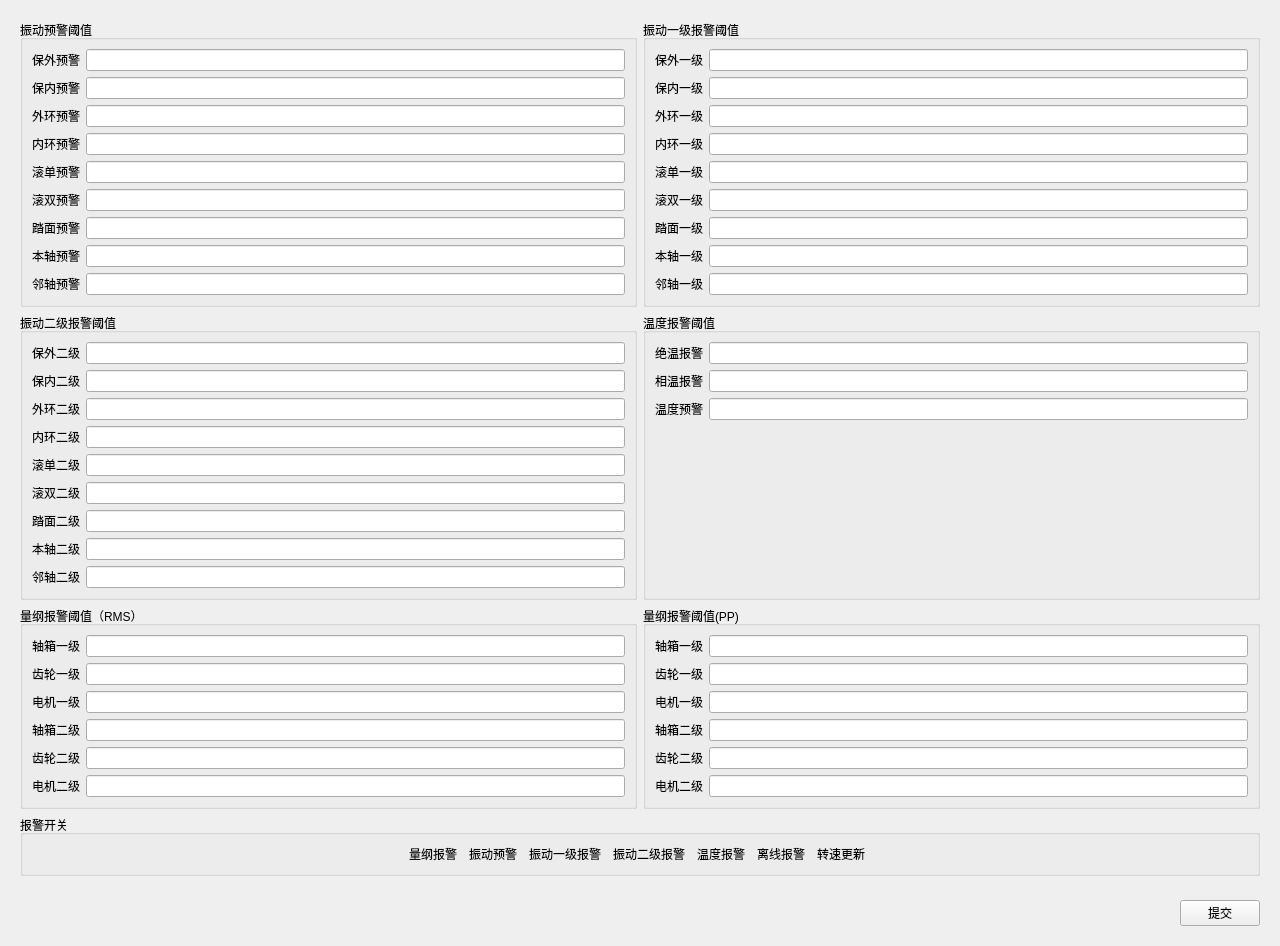
<?xml version="1.0" encoding="UTF-8"?>
<ui version="4.0">
 <class>FrmRMAlarmLimit</class>
 <widget class="QWidget" name="FrmRMAlarmLimit">
  <property name="geometry">
   <rect>
    <x>0</x>
    <y>0</y>
    <width>1280</width>
    <height>897</height>
   </rect>
  </property>
  <property name="windowTitle">
   <string>Form</string>
  </property>
  <layout class="QVBoxLayout" name="verticalLayout">
   <item>
    <widget class="QWidget" name="widget" native="true">
     <layout class="QGridLayout" name="gridLayout_5">
      <item row="1" column="0">
       <widget class="QGroupBox" name="gbox_vibsecond">
        <property name="title">
         <string>振动二级报警阈值</string>
        </property>
        <layout class="QGridLayout" name="gridLayout_2">
         <item row="0" column="0">
          <widget class="QLabel" name="lab_baowaisecond">
           <property name="sizePolicy">
            <sizepolicy hsizetype="Fixed" vsizetype="Preferred">
             <horstretch>0</horstretch>
             <verstretch>0</verstretch>
            </sizepolicy>
           </property>
           <property name="text">
            <string>保外二级</string>
           </property>
          </widget>
         </item>
         <item row="0" column="1">
          <widget class="QLineEdit" name="txt_baowaisecond">
           <property name="sizePolicy">
            <sizepolicy hsizetype="Preferred" vsizetype="Fixed">
             <horstretch>0</horstretch>
             <verstretch>0</verstretch>
            </sizepolicy>
           </property>
          </widget>
         </item>
         <item row="1" column="0">
          <widget class="QLabel" name="lab_baoneisecond">
           <property name="text">
            <string>保内二级</string>
           </property>
          </widget>
         </item>
         <item row="1" column="1">
          <widget class="QLineEdit" name="txt_baoneisecond">
           <property name="sizePolicy">
            <sizepolicy hsizetype="Preferred" vsizetype="Fixed">
             <horstretch>0</horstretch>
             <verstretch>0</verstretch>
            </sizepolicy>
           </property>
          </widget>
         </item>
         <item row="2" column="0">
          <widget class="QLabel" name="lab_waihuansecond">
           <property name="text">
            <string>外环二级</string>
           </property>
          </widget>
         </item>
         <item row="2" column="1">
          <widget class="QLineEdit" name="txt_waihuansecond">
           <property name="sizePolicy">
            <sizepolicy hsizetype="Preferred" vsizetype="Fixed">
             <horstretch>0</horstretch>
             <verstretch>0</verstretch>
            </sizepolicy>
           </property>
          </widget>
         </item>
         <item row="3" column="0">
          <widget class="QLabel" name="lab_neihuansecond">
           <property name="text">
            <string>内环二级</string>
           </property>
          </widget>
         </item>
         <item row="3" column="1">
          <widget class="QLineEdit" name="txt_neihuansecond">
           <property name="sizePolicy">
            <sizepolicy hsizetype="Preferred" vsizetype="Fixed">
             <horstretch>0</horstretch>
             <verstretch>0</verstretch>
            </sizepolicy>
           </property>
          </widget>
         </item>
         <item row="4" column="0">
          <widget class="QLabel" name="lab_gundansecond">
           <property name="text">
            <string>滚单二级</string>
           </property>
          </widget>
         </item>
         <item row="4" column="1">
          <widget class="QLineEdit" name="txt_gundansecond">
           <property name="sizePolicy">
            <sizepolicy hsizetype="Preferred" vsizetype="Fixed">
             <horstretch>0</horstretch>
             <verstretch>0</verstretch>
            </sizepolicy>
           </property>
          </widget>
         </item>
         <item row="5" column="0">
          <widget class="QLabel" name="lab_gunshuangsecond">
           <property name="text">
            <string>滚双二级</string>
           </property>
          </widget>
         </item>
         <item row="5" column="1">
          <widget class="QLineEdit" name="txt_gunshuangsecond">
           <property name="sizePolicy">
            <sizepolicy hsizetype="Preferred" vsizetype="Fixed">
             <horstretch>0</horstretch>
             <verstretch>0</verstretch>
            </sizepolicy>
           </property>
          </widget>
         </item>
         <item row="6" column="0">
          <widget class="QLabel" name="lab_tamiansecond">
           <property name="text">
            <string>踏面二级</string>
           </property>
          </widget>
         </item>
         <item row="6" column="1">
          <widget class="QLineEdit" name="txt_tamiansecond">
           <property name="sizePolicy">
            <sizepolicy hsizetype="Preferred" vsizetype="Fixed">
             <horstretch>0</horstretch>
             <verstretch>0</verstretch>
            </sizepolicy>
           </property>
          </widget>
         </item>
         <item row="7" column="0">
          <widget class="QLabel" name="lab_benzhousecond">
           <property name="text">
            <string>本轴二级</string>
           </property>
          </widget>
         </item>
         <item row="7" column="1">
          <widget class="QLineEdit" name="txt_benzhousecond">
           <property name="sizePolicy">
            <sizepolicy hsizetype="Preferred" vsizetype="Fixed">
             <horstretch>0</horstretch>
             <verstretch>0</verstretch>
            </sizepolicy>
           </property>
          </widget>
         </item>
         <item row="8" column="0">
          <widget class="QLabel" name="lab_linzhousecond">
           <property name="text">
            <string>邻轴二级</string>
           </property>
          </widget>
         </item>
         <item row="8" column="1">
          <widget class="QLineEdit" name="txt_linzhousecond">
           <property name="sizePolicy">
            <sizepolicy hsizetype="Preferred" vsizetype="Fixed">
             <horstretch>0</horstretch>
             <verstretch>0</verstretch>
            </sizepolicy>
           </property>
          </widget>
         </item>
        </layout>
       </widget>
      </item>
      <item row="5" column="0" colspan="2">
       <widget class="QGroupBox" name="gbox_alarmswitch">
        <property name="title">
         <string>报警开关</string>
        </property>
        <layout class="QHBoxLayout" name="horizontalLayout_2">
         <item>
          <spacer name="horizontalSpacer_3">
           <property name="orientation">
            <enum>Qt::Horizontal</enum>
           </property>
           <property name="sizeHint" stdset="0">
            <size>
             <width>40</width>
             <height>20</height>
            </size>
           </property>
          </spacer>
         </item>
         <item>
          <widget class="QLabel" name="lab_usedimensional">
           <property name="text">
            <string>量纲报警</string>
           </property>
          </widget>
         </item>
         <item>
          <widget class="ToggleSwitch" name="widget_usedimensional" native="true"/>
         </item>
         <item>
          <widget class="QLabel" name="lab_usevibwarning">
           <property name="text">
            <string>振动预警</string>
           </property>
          </widget>
         </item>
         <item>
          <widget class="ToggleSwitch" name="widget_usevibwarning" native="true"/>
         </item>
         <item>
          <widget class="QLabel" name="lab_usevibfirst">
           <property name="text">
            <string>振动一级报警</string>
           </property>
          </widget>
         </item>
         <item>
          <widget class="ToggleSwitch" name="widget_usevibfirst" native="true"/>
         </item>
         <item>
          <widget class="QLabel" name="lab_usevibsecond">
           <property name="text">
            <string>振动二级报警</string>
           </property>
          </widget>
         </item>
         <item>
          <widget class="ToggleSwitch" name="widget_usevibsecond" native="true"/>
         </item>
         <item>
          <widget class="QLabel" name="lab_usetem">
           <property name="text">
            <string>温度报警</string>
           </property>
          </widget>
         </item>
         <item>
          <widget class="ToggleSwitch" name="widget_usetem" native="true"/>
         </item>
         <item>
          <widget class="QLabel" name="lab_useoffline">
           <property name="text">
            <string>离线报警</string>
           </property>
          </widget>
         </item>
         <item>
          <widget class="ToggleSwitch" name="widget_useoffline" native="true"/>
         </item>
         <item>
          <widget class="QLabel" name="lab_useexternalspeed">
           <property name="text">
            <string>转速更新</string>
           </property>
          </widget>
         </item>
         <item>
          <widget class="ToggleSwitch" name="widget_useexternalspeed" native="true"/>
         </item>
         <item>
          <spacer name="horizontalSpacer_2">
           <property name="orientation">
            <enum>Qt::Horizontal</enum>
           </property>
           <property name="sizeHint" stdset="0">
            <size>
             <width>40</width>
             <height>20</height>
            </size>
           </property>
          </spacer>
         </item>
        </layout>
       </widget>
      </item>
      <item row="1" column="1">
       <widget class="QGroupBox" name="gbox_tem">
        <property name="title">
         <string>温度报警阈值</string>
        </property>
        <layout class="QGridLayout" name="gridLayout_4">
         <item row="1" column="1">
          <widget class="QLineEdit" name="txt_relativetem">
           <property name="sizePolicy">
            <sizepolicy hsizetype="Preferred" vsizetype="Fixed">
             <horstretch>0</horstretch>
             <verstretch>0</verstretch>
            </sizepolicy>
           </property>
          </widget>
         </item>
         <item row="2" column="1">
          <widget class="QLineEdit" name="txt_temwarning">
           <property name="sizePolicy">
            <sizepolicy hsizetype="Preferred" vsizetype="Fixed">
             <horstretch>0</horstretch>
             <verstretch>0</verstretch>
            </sizepolicy>
           </property>
          </widget>
         </item>
         <item row="2" column="0">
          <widget class="QLabel" name="lab_temwarning">
           <property name="text">
            <string>温度预警</string>
           </property>
          </widget>
         </item>
         <item row="0" column="0">
          <widget class="QLabel" name="lab_absolutetem">
           <property name="sizePolicy">
            <sizepolicy hsizetype="Fixed" vsizetype="Preferred">
             <horstretch>0</horstretch>
             <verstretch>0</verstretch>
            </sizepolicy>
           </property>
           <property name="text">
            <string>绝温报警</string>
           </property>
          </widget>
         </item>
         <item row="1" column="0">
          <widget class="QLabel" name="lab_relativetem">
           <property name="text">
            <string>相温报警</string>
           </property>
          </widget>
         </item>
         <item row="0" column="1">
          <widget class="QLineEdit" name="txt_absolutetem">
           <property name="sizePolicy">
            <sizepolicy hsizetype="Preferred" vsizetype="Fixed">
             <horstretch>0</horstretch>
             <verstretch>0</verstretch>
            </sizepolicy>
           </property>
          </widget>
         </item>
         <item row="3" column="1">
          <spacer name="verticalSpacer_2">
           <property name="orientation">
            <enum>Qt::Vertical</enum>
           </property>
           <property name="sizeHint" stdset="0">
            <size>
             <width>20</width>
             <height>40</height>
            </size>
           </property>
          </spacer>
         </item>
        </layout>
       </widget>
      </item>
      <item row="0" column="1">
       <widget class="QGroupBox" name="gbox_vibfirst">
        <property name="title">
         <string>振动一级报警阈值</string>
        </property>
        <layout class="QGridLayout" name="gridLayout_3">
         <item row="6" column="0">
          <widget class="QLabel" name="lab_tamianfirst">
           <property name="sizePolicy">
            <sizepolicy hsizetype="Fixed" vsizetype="Preferred">
             <horstretch>0</horstretch>
             <verstretch>0</verstretch>
            </sizepolicy>
           </property>
           <property name="text">
            <string>踏面一级</string>
           </property>
          </widget>
         </item>
         <item row="6" column="1" colspan="2">
          <widget class="QLineEdit" name="txt_tamianfirst">
           <property name="sizePolicy">
            <sizepolicy hsizetype="Preferred" vsizetype="Fixed">
             <horstretch>0</horstretch>
             <verstretch>0</verstretch>
            </sizepolicy>
           </property>
          </widget>
         </item>
         <item row="7" column="0">
          <widget class="QLabel" name="lab_benzhoufirst">
           <property name="text">
            <string>本轴一级</string>
           </property>
          </widget>
         </item>
         <item row="7" column="1" colspan="2">
          <widget class="QLineEdit" name="txt_benzhoufirst">
           <property name="sizePolicy">
            <sizepolicy hsizetype="Preferred" vsizetype="Fixed">
             <horstretch>0</horstretch>
             <verstretch>0</verstretch>
            </sizepolicy>
           </property>
          </widget>
         </item>
         <item row="8" column="0">
          <widget class="QLabel" name="lab_linzhoufirst">
           <property name="text">
            <string>邻轴一级</string>
           </property>
          </widget>
         </item>
         <item row="8" column="1" colspan="2">
          <widget class="QLineEdit" name="txt_linzhoufirst">
           <property name="sizePolicy">
            <sizepolicy hsizetype="Preferred" vsizetype="Fixed">
             <horstretch>0</horstretch>
             <verstretch>0</verstretch>
            </sizepolicy>
           </property>
          </widget>
         </item>
         <item row="1" column="0">
          <widget class="QLabel" name="lab_baoneifirst">
           <property name="text">
            <string>保内一级</string>
           </property>
          </widget>
         </item>
         <item row="2" column="0">
          <widget class="QLabel" name="lab_waihuanfirst">
           <property name="text">
            <string>外环一级</string>
           </property>
          </widget>
         </item>
         <item row="3" column="0">
          <widget class="QLabel" name="lab_neihuanfirst">
           <property name="text">
            <string>内环一级</string>
           </property>
          </widget>
         </item>
         <item row="4" column="0">
          <widget class="QLabel" name="lab_gundanfirst">
           <property name="text">
            <string>滚单一级</string>
           </property>
          </widget>
         </item>
         <item row="5" column="0">
          <widget class="QLabel" name="lab_gunshuangfirst">
           <property name="text">
            <string>滚双一级</string>
           </property>
          </widget>
         </item>
         <item row="5" column="1" colspan="2">
          <widget class="QLineEdit" name="txt_gunshuangfirst">
           <property name="sizePolicy">
            <sizepolicy hsizetype="Preferred" vsizetype="Fixed">
             <horstretch>0</horstretch>
             <verstretch>0</verstretch>
            </sizepolicy>
           </property>
          </widget>
         </item>
         <item row="4" column="1" colspan="2">
          <widget class="QLineEdit" name="txt_gundanfirst">
           <property name="sizePolicy">
            <sizepolicy hsizetype="Preferred" vsizetype="Fixed">
             <horstretch>0</horstretch>
             <verstretch>0</verstretch>
            </sizepolicy>
           </property>
          </widget>
         </item>
         <item row="2" column="1" colspan="2">
          <widget class="QLineEdit" name="txt_waihuanfirst">
           <property name="sizePolicy">
            <sizepolicy hsizetype="Preferred" vsizetype="Fixed">
             <horstretch>0</horstretch>
             <verstretch>0</verstretch>
            </sizepolicy>
           </property>
          </widget>
         </item>
         <item row="3" column="1" colspan="2">
          <widget class="QLineEdit" name="txt_neihuanfirst">
           <property name="sizePolicy">
            <sizepolicy hsizetype="Preferred" vsizetype="Fixed">
             <horstretch>0</horstretch>
             <verstretch>0</verstretch>
            </sizepolicy>
           </property>
          </widget>
         </item>
         <item row="1" column="1" colspan="2">
          <widget class="QLineEdit" name="txt_baoneifirst">
           <property name="sizePolicy">
            <sizepolicy hsizetype="Preferred" vsizetype="Fixed">
             <horstretch>0</horstretch>
             <verstretch>0</verstretch>
            </sizepolicy>
           </property>
          </widget>
         </item>
         <item row="0" column="0">
          <widget class="QLabel" name="lab_baowaifirst">
           <property name="sizePolicy">
            <sizepolicy hsizetype="Fixed" vsizetype="Preferred">
             <horstretch>0</horstretch>
             <verstretch>0</verstretch>
            </sizepolicy>
           </property>
           <property name="text">
            <string>保外一级</string>
           </property>
          </widget>
         </item>
         <item row="0" column="1" colspan="2">
          <widget class="QLineEdit" name="txt_baowaifirst">
           <property name="sizePolicy">
            <sizepolicy hsizetype="Preferred" vsizetype="Fixed">
             <horstretch>0</horstretch>
             <verstretch>0</verstretch>
            </sizepolicy>
           </property>
          </widget>
         </item>
        </layout>
       </widget>
      </item>
      <item row="0" column="0">
       <widget class="QGroupBox" name="gbox_vibwarning">
        <property name="title">
         <string>振动预警阈值</string>
        </property>
        <layout class="QGridLayout" name="gridLayout">
         <item row="0" column="0">
          <widget class="QLabel" name="lab_baowaiwarning">
           <property name="sizePolicy">
            <sizepolicy hsizetype="Fixed" vsizetype="Preferred">
             <horstretch>0</horstretch>
             <verstretch>0</verstretch>
            </sizepolicy>
           </property>
           <property name="text">
            <string>保外预警</string>
           </property>
          </widget>
         </item>
         <item row="0" column="1">
          <widget class="QLineEdit" name="txt_baowaiwarning">
           <property name="sizePolicy">
            <sizepolicy hsizetype="Preferred" vsizetype="Fixed">
             <horstretch>0</horstretch>
             <verstretch>0</verstretch>
            </sizepolicy>
           </property>
          </widget>
         </item>
         <item row="1" column="0">
          <widget class="QLabel" name="lab_baoneiwaring">
           <property name="text">
            <string>保内预警</string>
           </property>
          </widget>
         </item>
         <item row="1" column="1">
          <widget class="QLineEdit" name="txt_baoneiwaring">
           <property name="sizePolicy">
            <sizepolicy hsizetype="Preferred" vsizetype="Fixed">
             <horstretch>0</horstretch>
             <verstretch>0</verstretch>
            </sizepolicy>
           </property>
          </widget>
         </item>
         <item row="2" column="0">
          <widget class="QLabel" name="lab_waihuanwarning">
           <property name="text">
            <string>外环预警</string>
           </property>
          </widget>
         </item>
         <item row="2" column="1">
          <widget class="QLineEdit" name="txt_waihuanwarning">
           <property name="sizePolicy">
            <sizepolicy hsizetype="Preferred" vsizetype="Fixed">
             <horstretch>0</horstretch>
             <verstretch>0</verstretch>
            </sizepolicy>
           </property>
          </widget>
         </item>
         <item row="3" column="0">
          <widget class="QLabel" name="lab_neihuanwarning">
           <property name="text">
            <string>内环预警</string>
           </property>
          </widget>
         </item>
         <item row="3" column="1">
          <widget class="QLineEdit" name="txt_neihuanwarning">
           <property name="sizePolicy">
            <sizepolicy hsizetype="Preferred" vsizetype="Fixed">
             <horstretch>0</horstretch>
             <verstretch>0</verstretch>
            </sizepolicy>
           </property>
          </widget>
         </item>
         <item row="4" column="0">
          <widget class="QLabel" name="lab_gundanwarning">
           <property name="text">
            <string>滚单预警</string>
           </property>
          </widget>
         </item>
         <item row="4" column="1">
          <widget class="QLineEdit" name="txt_gundanwarning">
           <property name="sizePolicy">
            <sizepolicy hsizetype="Preferred" vsizetype="Fixed">
             <horstretch>0</horstretch>
             <verstretch>0</verstretch>
            </sizepolicy>
           </property>
          </widget>
         </item>
         <item row="5" column="0">
          <widget class="QLabel" name="lab_gunshuangwarning">
           <property name="text">
            <string>滚双预警</string>
           </property>
          </widget>
         </item>
         <item row="5" column="1">
          <widget class="QLineEdit" name="txt_gunshuangwarning">
           <property name="sizePolicy">
            <sizepolicy hsizetype="Preferred" vsizetype="Fixed">
             <horstretch>0</horstretch>
             <verstretch>0</verstretch>
            </sizepolicy>
           </property>
          </widget>
         </item>
         <item row="6" column="0">
          <widget class="QLabel" name="lab_tamianwarning">
           <property name="text">
            <string>踏面预警</string>
           </property>
          </widget>
         </item>
         <item row="6" column="1">
          <widget class="QLineEdit" name="txt_tamianwarning">
           <property name="sizePolicy">
            <sizepolicy hsizetype="Preferred" vsizetype="Fixed">
             <horstretch>0</horstretch>
             <verstretch>0</verstretch>
            </sizepolicy>
           </property>
          </widget>
         </item>
         <item row="7" column="0">
          <widget class="QLabel" name="lab_benzhouwarning">
           <property name="text">
            <string>本轴预警</string>
           </property>
          </widget>
         </item>
         <item row="7" column="1">
          <widget class="QLineEdit" name="txt_benzhouwarning">
           <property name="sizePolicy">
            <sizepolicy hsizetype="Preferred" vsizetype="Fixed">
             <horstretch>0</horstretch>
             <verstretch>0</verstretch>
            </sizepolicy>
           </property>
          </widget>
         </item>
         <item row="8" column="0">
          <widget class="QLabel" name="lab_linzhouwarning">
           <property name="text">
            <string>邻轴预警</string>
           </property>
          </widget>
         </item>
         <item row="8" column="1">
          <widget class="QLineEdit" name="txt_linzhouwarning">
           <property name="sizePolicy">
            <sizepolicy hsizetype="Preferred" vsizetype="Fixed">
             <horstretch>0</horstretch>
             <verstretch>0</verstretch>
            </sizepolicy>
           </property>
          </widget>
         </item>
        </layout>
       </widget>
      </item>
      <item row="3" column="0">
       <widget class="QGroupBox" name="gbox_RMS">
        <property name="title">
         <string>量纲报警阈值（RMS）</string>
        </property>
        <layout class="QGridLayout" name="gridLayout_6">
         <item row="4" column="0">
          <widget class="QLabel" name="lab_RmsGe_second">
           <property name="text">
            <string>齿轮二级</string>
           </property>
          </widget>
         </item>
         <item row="5" column="1">
          <widget class="QLineEdit" name="txt_RmsMo_second"/>
         </item>
         <item row="0" column="1">
          <widget class="QLineEdit" name="txt_RmsAx_first">
           <property name="sizePolicy">
            <sizepolicy hsizetype="Expanding" vsizetype="Fixed">
             <horstretch>0</horstretch>
             <verstretch>0</verstretch>
            </sizepolicy>
           </property>
          </widget>
         </item>
         <item row="5" column="0">
          <widget class="QLabel" name="lab_RmsMo_second">
           <property name="text">
            <string>电机二级</string>
           </property>
          </widget>
         </item>
         <item row="1" column="1">
          <widget class="QLineEdit" name="txt_RmsGe_first"/>
         </item>
         <item row="2" column="1">
          <widget class="QLineEdit" name="txt_RmsMo_first"/>
         </item>
         <item row="2" column="0">
          <widget class="QLabel" name="lab_RmsMo_first">
           <property name="text">
            <string>电机一级</string>
           </property>
          </widget>
         </item>
         <item row="0" column="0">
          <widget class="QLabel" name="lab_RmsAx_first">
           <property name="text">
            <string>轴箱一级</string>
           </property>
          </widget>
         </item>
         <item row="3" column="1">
          <widget class="QLineEdit" name="txt_RmsAx_second"/>
         </item>
         <item row="3" column="0">
          <widget class="QLabel" name="lab_RmsAx_second">
           <property name="text">
            <string>轴箱二级</string>
           </property>
          </widget>
         </item>
         <item row="4" column="1">
          <widget class="QLineEdit" name="txt_RmsGe_second"/>
         </item>
         <item row="1" column="0">
          <widget class="QLabel" name="lab_RmsGe_first">
           <property name="text">
            <string>齿轮一级</string>
           </property>
          </widget>
         </item>
        </layout>
       </widget>
      </item>
      <item row="3" column="1">
       <widget class="QGroupBox" name="gbox_PP">
        <property name="title">
         <string>量纲报警阈值(PP)</string>
        </property>
        <layout class="QGridLayout" name="gridLayout_7">
         <item row="0" column="0">
          <widget class="QLabel" name="lab_PPAx_first">
           <property name="text">
            <string>轴箱一级</string>
           </property>
          </widget>
         </item>
         <item row="0" column="1">
          <widget class="QLineEdit" name="txt_PPAx_first"/>
         </item>
         <item row="1" column="0">
          <widget class="QLabel" name="lab_PPGe_first">
           <property name="text">
            <string>齿轮一级</string>
           </property>
          </widget>
         </item>
         <item row="1" column="1">
          <widget class="QLineEdit" name="txt_PPGe_first"/>
         </item>
         <item row="2" column="0">
          <widget class="QLabel" name="lab_PPMo_first">
           <property name="text">
            <string>电机一级</string>
           </property>
          </widget>
         </item>
         <item row="2" column="1">
          <widget class="QLineEdit" name="txt_PPMo_first"/>
         </item>
         <item row="3" column="0">
          <widget class="QLabel" name="lab_PPAx_second">
           <property name="text">
            <string>轴箱二级</string>
           </property>
          </widget>
         </item>
         <item row="3" column="1">
          <widget class="QLineEdit" name="txt_PPAx_second"/>
         </item>
         <item row="4" column="0">
          <widget class="QLabel" name="lab_PPGe_second">
           <property name="text">
            <string>齿轮二级</string>
           </property>
          </widget>
         </item>
         <item row="4" column="1">
          <widget class="QLineEdit" name="txt_PPGe_second"/>
         </item>
         <item row="5" column="0">
          <widget class="QLabel" name="lab_PPMo_second">
           <property name="text">
            <string>电机二级</string>
           </property>
          </widget>
         </item>
         <item row="5" column="1">
          <widget class="QLineEdit" name="txt_PPMo_second"/>
         </item>
        </layout>
       </widget>
      </item>
     </layout>
    </widget>
   </item>
   <item>
    <spacer name="verticalSpacer">
     <property name="orientation">
      <enum>Qt::Vertical</enum>
     </property>
     <property name="sizeHint" stdset="0">
      <size>
       <width>20</width>
       <height>170</height>
      </size>
     </property>
    </spacer>
   </item>
   <item>
    <widget class="QWidget" name="widget_bottom" native="true">
     <property name="sizePolicy">
      <sizepolicy hsizetype="Preferred" vsizetype="Fixed">
       <horstretch>0</horstretch>
       <verstretch>0</verstretch>
      </sizepolicy>
     </property>
     <layout class="QHBoxLayout" name="horizontalLayout">
      <item>
       <spacer name="horizontalSpacer">
        <property name="orientation">
         <enum>Qt::Horizontal</enum>
        </property>
        <property name="sizeHint" stdset="0">
         <size>
          <width>453</width>
          <height>20</height>
         </size>
        </property>
       </spacer>
      </item>
      <item>
       <widget class="QPushButton" name="btn_save">
        <property name="text">
         <string>提交</string>
        </property>
       </widget>
      </item>
     </layout>
    </widget>
   </item>
  </layout>
 </widget>
 <customwidgets>
  <customwidget>
   <class>ToggleSwitch</class>
   <extends>QWidget</extends>
   <header location="global">toggleswitch.h</header>
   <container>1</container>
  </customwidget>
 </customwidgets>
 <resources/>
 <connections/>
</ui>
